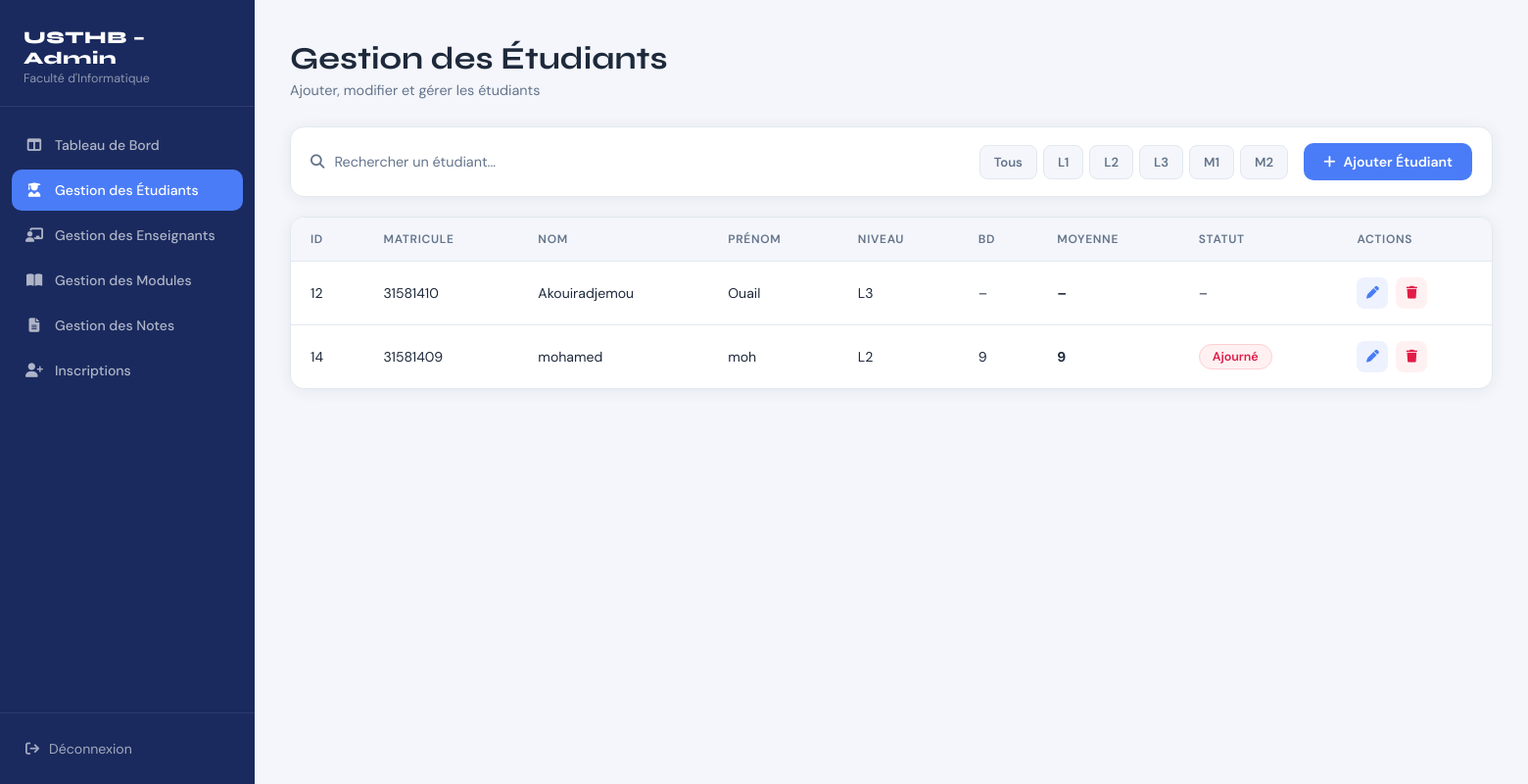
Page /GestionEtudiant.php on the earlier database version.
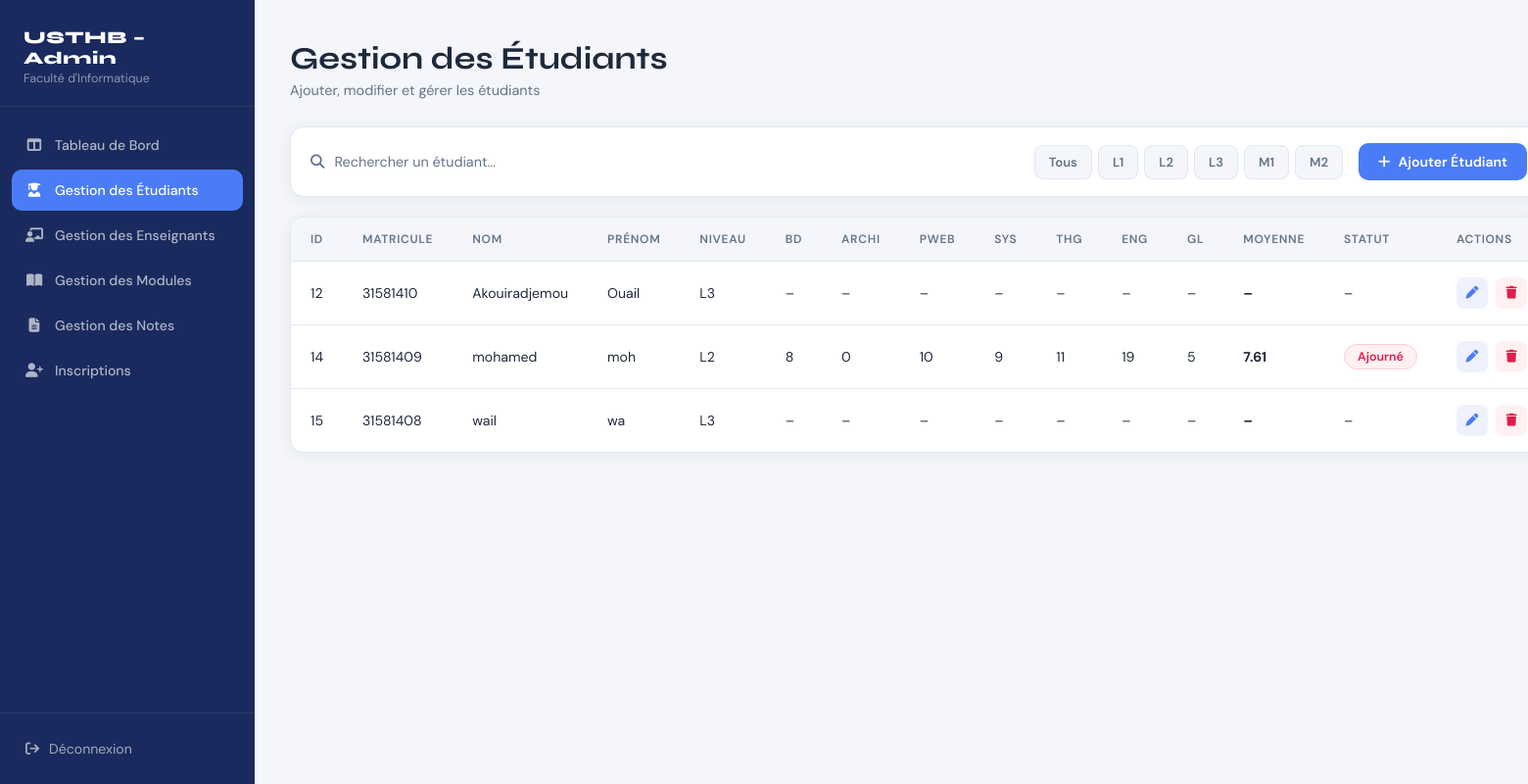
Same page on the later database version.
### tables this page shows
CREATE TABLE `modules` (
  `id` int(11) NOT NULL,
  `code` varchar(255) NOT NULL,
  `name` varchar(255) NOT NULL,
  `coefficient` int(11) NOT NULL DEFAULT 1,
  `teacher_id` int(11) DEFAULT NULL,
  `lvl` int(11) NOT NULL DEFAULT 1
);

CREATE TABLE `students` (
  `id` int(11) NOT NULL,
  `matricule` int(11) DEFAULT NULL,
  `surname` varchar(255) NOT NULL,
  `family_name` varchar(255) NOT NULL,
  `email` varchar(255) NOT NULL,
  `lvl` int(11) DEFAULT NULL,
  `birth_date` date DEFAULT NULL,
  `user_id` int(11) DEFAULT NULL
);

### GestionEtudiant.php (the view, shortened to what this page needs)
<?php
    $db_server = "localhost";
    $db_user = "root";
    $db_pass = "";
    $db_name = "Usthb_app";
    $conn = mysqli_connect($db_server, $db_user, $db_pass, $db_name);
    $lvlLabels = [1 => 'L1', 2 => 'L2', 3 => 'L3', 4 => 'M1', 5 => 'M2'];
    $filterLvl = isset($_GET['lvl']) ? intval($_GET['lvl']) : null;
    $queryModules = $filterLvl
    ? "SELECT id, `name`, code, coefficient FROM Modules WHERE lvl=$filterLvl"
    : "SELECT id, `name`, code, coefficient FROM Modules";
    $resultModules = mysqli_query($conn, $queryModules);
    $modules = [];
    while($mod = mysqli_fetch_assoc($resultModules)){
        $modules[] = $mod;
    }
    $filterLvl = isset($_GET['lvl']) ? intval($_GET['lvl']) : null;
    $queryStudents = $filterLvl
        ? "SELECT id, matricule, family_name, surname, email, lvl, birth_date FROM Students WHERE lvl=$filterLvl ORDER BY id ASC"
        : "SELECT id, matricule, family_name, surname, email, lvl, birth_date FROM Students ORDER BY id ASC";
    $resultStudents = mysqli_query($conn, $queryStudents);
    $students = [];
    while($student = mysqli_fetch_assoc($resultStudents)){
        $students[$student['id']] = $student;
        $students[$student['id']]['grades'] = [];
    }
    $queryGrades = "SELECT student_id, module_id, grade FROM Grades";
    $resultGrades = mysqli_query($conn, $queryGrades);
    while($grade = mysqli_fetch_assoc($resultGrades)){
        $sid = $grade['student_id'];
        $mid = $grade['module_id'];
        if(isset($students[$sid])){
            $students[$sid]['grades'][$mid] = $grade['grade'];
        }
    }
?>
<!DOCTYPE html>
<html lang="fr">
<head>
    <link rel="stylesheet" href="https://cdnjs.cloudflare.com/ajax/libs/font-awesome/6.5.0/css/all.min.css">
    <link rel="stylesheet" href="GestionEtudiant.css">
</head>
<body>
<div class="layout">
    <aside class="sidebar">
        <div class="sidebar-brand">
            <h2>USTHB – Admin</h2>
            <p>Faculté d'Informatique</p>
        </div>
        <nav class="sidebar-nav">
            <a href="dashboard_admin.php" class="nav-item">
                <i class="fa-solid fa-table-columns"></i> Tableau de Bord
            </a>
            <a href="GestionEtudiant.php" class="nav-item active">
                <i class="fa-solid fa-user-graduate"></i> Gestion des Étudiants
            </a>
            <a href="GestionEnseignant.php" class="nav-item">
                <i class="fa-solid fa-chalkboard-user"></i> Gestion des Enseignants
            </a>
            <a href="GestionModule.php" class="nav-item">
                <i class="fa-solid fa-book-open"></i> Gestion des Modules
            </a>
            <a href="Notes.php" class="nav-item">
                <i class="fa-solid fa-file-lines"></i> Gestion des Notes
            </a>
            <a href="inscriptions.php" class="nav-item">
                <i class="fa-solid fa-user-plus"></i> Inscriptions
            </a>
        </nav>
        <div class="sidebar-footer">
            <a href="login.php"><i class="fa-solid fa-arrow-right-from-bracket"></i> Déconnexion</a>
        </div>
    </aside>
    <main class="main">
        <div class="page-header">
            <h1>Gestion des Étudiants</h1>
            <p>Ajouter, modifier et gérer les étudiants</p>
        </div>
        <?php $filterLvl = isset($_GET['lvl']) ? intval($_GET['lvl']) : null; ?>
    <div class="toolbar">
        <div class="search-box">
            <i class="fa-solid fa-magnifying-glass"></i>
            <input type="text" id="searchInput" placeholder="Rechercher un étudiant...">
        </div>
        <div style="display:flex; gap:6px; flex-wrap:wrap;">
            <?php foreach([null=>'Tous',1=>'L1',2=>'L2',3=>'L3',4=>'M1',5=>'M2'] as $val=>$label): ?>
                <a href="GestionEtudiant.php<?= $val ? '?lvl='.$val : '' ?>"
                style="padding:8px 14px; border-radius:8px; font-size:.82rem; font-weight:600; text-decoration:none;
                        background:<?= $filterLvl===$val ? 'var(--accent-blue)' : 'var(--bg)' ?>;
                        color:<?= $filterLvl===$val ? '#fff' : 'var(--muted)' ?>;
                        border:1px solid <?= $filterLvl===$val ? 'var(--accent-blue)' : 'var(--border)' ?>;">
                    <?= $label ?>
                </a>
            <?php endforeach; ?>
        </div>
        <button class="btn-add" onclick="openAddModal()">
            <i class="fa-solid fa-plus"></i> Ajouter Étudiant
        </button>
    </div>
        <div class="table-panel">
            <div class="table-wrapper">
                <table id="studentsTable">
                    <thead>
                        <tr>
                            <th>ID</th>
                            <th>MATRICULE</th>
                            <th>NOM</th>
                            <th>PRÉNOM</th>
                            <th>NIVEAU</th>
                            <?php foreach($modules as $mod): ?>
                                <th><?= htmlspecialchars(strtoupper($mod['code'])) ?></th>
                            <?php endforeach; ?>
                            <?php if(count($modules) > 0): ?>
                                <th>MOYENNE</th>
                                <th>STATUT</th>
                            <?php endif; ?>
                            <th>ACTIONS</th>
                        </tr>
                    </thead>
                    <tbody>
                        <?php if(count($students) > 0): ?>
                            <?php foreach($students as $student): ?>
                            <tr>
                                <td><?= htmlspecialchars($student['id']) ?></td>
                                <td><?= htmlspecialchars($student['matricule']) ?></td>
                                <td><?= htmlspecialchars($student['family_name']) ?></td>
                                <td><?= htmlspecialchars($student['surname']) ?></td>
                                <td><?= htmlspecialchars($lvlLabels[$student['lvl']] ?? 'N/A') ?></td>
                                <?php foreach($modules as $mod): ?>
                                    <td><?= isset($student['grades'][$mod['id']]) ? htmlspecialchars($student['grades'][$mod['id']]) : '–' ?></td>
                                <?php endforeach; ?>
                                <?php if(count($modules) > 0): ?>
                                    <td><strong><?= $student['moyenne'] !== null ? $student['moyenne'] : '–' ?></strong></td>
                                    <td>
                                        <?php if($student['statut'] !== null): ?>
                                            <span class="badge-statut <?= $student['statut'] === 'Admis' ? 'badge-admis' : 'badge-recale' ?>">
                                                <?= $student['statut'] ?>
                                            </span>
                                        <?php else: ?>
                                            <span>–</span>
                                        <?php endif; ?>
                                    </td>
                                <?php endif; ?>
                                <td class="actions-cell">
                                    <button class="btn-icon btn-edit" title="Modifier" onclick="openEditModal(
                                        <?= $student['id'] ?>,
                                        '<?= addslashes($student['matricule']) ?>',
                                        '<?= addslashes($student['family_name']) ?>',
                                        '<?= addslashes($student['surname']) ?>',
                                        '<?= addslashes($student['birth_date']) ?>',
                                        '<?= addslashes($student['email'] ?? '') ?>',
                                        '<?= addslashes($student['lvl']) ?>'
                                    )">
                                        <i class="fa-solid fa-pen"></i>
                                    </button>
                                    <a href="GestionEtudiant.php?delete_id=<?= $student['id'] ?>"
                                       class="btn-icon btn-delete"
                                       title="Supprimer"
                                       onclick="return confirm('Supprimer cet étudiant ? Toutes ses notes seront supprimées.')">
                                        <i class="fa-solid fa-trash"></i>
                                    </a>
                                </td>
                            </tr>
                            <?php endforeach; ?>
                        <?php else: ?>
                            <tr>
                                <td colspan="<?= 6 + count($modules) + (count($modules) > 0 ? 2 : 0) ?>" class="empty-msg">Aucun étudiant trouvé.</td>
                            </tr>
                        <?php endif; ?>
                    </tbody>
                </table>
            </div>
        </div>
    </main>
</div>
</body>
</html>

### GestionEtudiant.css (style rules this page uses)
*, *::before, *::after { box-sizing: border-box; margin: 0; padding: 0; }
:root { --navy: #1a2a5e; --accent-blue: #4a7cf7; --accent-green: #22c55e; --accent-purple: #a855f7; --bg: #f4f6fb; --card: #ffffff; --text: #1e293b; --muted: #64748b; --border: #e2e8f0; --sidebar-w: 260px; --radius: 14px; --shadow: 0 2px 16px rgba(30, 41, 59, .07); }
html, body { height: 100%; font-family: 'DM Sans', sans-serif; background: var(--bg); color: var(--text); }
.layout { display: flex; min-height: 100vh; }
.sidebar { width: var(--sidebar-w); background: var(--navy); display: flex; flex-direction: column; position: fixed; top: 0; left: 0; bottom: 0; z-index: 100; }
.sidebar-brand { padding: 28px 24px 20px; border-bottom: 1px solid rgba(255,255,255,.08); }
.sidebar-brand h2 { font-family: 'Syne', sans-serif; font-weight: 800; font-size: 1.1rem; color: #fff; letter-spacing: .5px; }
.sidebar-brand p { font-size: .78rem; color: rgba(255,255,255,.5); margin-top: 2px; }
.sidebar-nav { flex: 1; padding: 18px 12px; display: flex; flex-direction: column; gap: 4px; }
.nav-item { display: flex; align-items: center; gap: 12px; padding: 12px 14px; border-radius: 10px; color: rgba(255,255,255,.65); text-decoration: none; font-size: .88rem; font-weight: 500; transition: background .18s, color .18s; }
.nav-item i { width: 18px; text-align: center; font-size: .9rem; }
.nav-item.active { background: var(--accent-blue); color: #fff; }
.sidebar-footer { padding: 16px 12px; border-top: 1px solid rgba(255,255,255,.08); }
.sidebar-footer a { display: flex; align-items: center; gap: 10px; padding: 11px 14px; border-radius: 10px; color: rgba(255,255,255,.6); text-decoration: none; font-size: .88rem; transition: background .18s, color .18s; }
.main { margin-left: var(--sidebar-w); flex: 1; padding: 40px 36px; min-height: 100vh; }
.page-header { margin-bottom: 28px; }
.page-header h1 { font-family: 'Syne', sans-serif; font-weight: 700; font-size: 2rem; color: var(--text); }
.page-header p { color: var(--muted); margin-top: 4px; font-size: .9rem; }
.toolbar { display: flex; align-items: center; justify-content: space-between; gap: 16px; background: var(--card); border: 1px solid var(--border); border-radius: var(--radius); padding: 16px 20px; margin-bottom: 20px; box-shadow: var(--shadow); }
.search-box { display: flex; align-items: center; gap: 10px; flex: 1; }
.search-box i { color: var(--muted); font-size: .9rem; }
.search-box input { border: none; outline: none; background: transparent; font-family: 'DM Sans', sans-serif; font-size: .9rem; color: var(--text); width: 100%; }
.search-box input::placeholder { color: var(--muted); }
.btn-add { display: flex; align-items: center; gap: 8px; background: var(--accent-blue); color: #fff; border: none; cursor: pointer; padding: 10px 20px; border-radius: 10px; font-family: 'DM Sans', sans-serif; font-size: .88rem; font-weight: 600; white-space: nowrap; transition: background .18s; }
.table-panel { background: var(--card); border: 1px solid var(--border); border-radius: var(--radius); box-shadow: var(--shadow); overflow: hidden; }
.table-wrapper { overflow-x: auto; overflow-y: auto; max-height: 480px; scrollbar-width: thin; scrollbar-color: var(--accent-blue) transparent; }
table { width: 100%; border-collapse: collapse; min-width: 700px; }
thead { position: sticky; top: 0; z-index: 1; background: var(--bg); }
thead th { padding: 14px 20px; text-align: left; font-size: .75rem; font-weight: 600; color: var(--muted); letter-spacing: .7px; border-bottom: 1px solid var(--border); white-space: nowrap; }
tbody tr { border-bottom: 1px solid var(--border); transition: background .15s; }
tbody tr:last-child { border-bottom: none; }
tbody td { padding: 16px 20px; font-size: .88rem; color: var(--text); white-space: nowrap; }
.badge-statut { display: inline-block; padding: 4px 13px; border-radius: 20px; font-size: .78rem; font-weight: 600; }
.badge-recale { background: #fff1f2; color: #e11d48; border: 1px solid #fecdd3; }
.actions-cell { display: flex; align-items: center; gap: 8px; }
.btn-icon { width: 32px; height: 32px; border-radius: 8px; border: none; cursor: pointer; display: flex; align-items: center; justify-content: center; font-size: .8rem; text-decoration: none; transition: opacity .18s, transform .18s; }
.btn-edit { background: #eef2ff; color: var(--accent-blue); }
.btn-delete { background: #fff1f2; color: #e11d48; }

Differences in the rows shown:
computed for modules "BD": id "9" → "8"
added modules: code "ARCHI", id "0"
added modules: code "PWEB", id "10"
added modules: code "SYS", id "9"
added modules: code "THG", id "11"
added modules: code "ENG", id "19"
added modules: code "GL", id "5"
computed for students "mohamed": moyenne "9" → "7.61"
added students: id "15", matricule "31581408", family_name "wail", surname "wa", lvl "L3"
